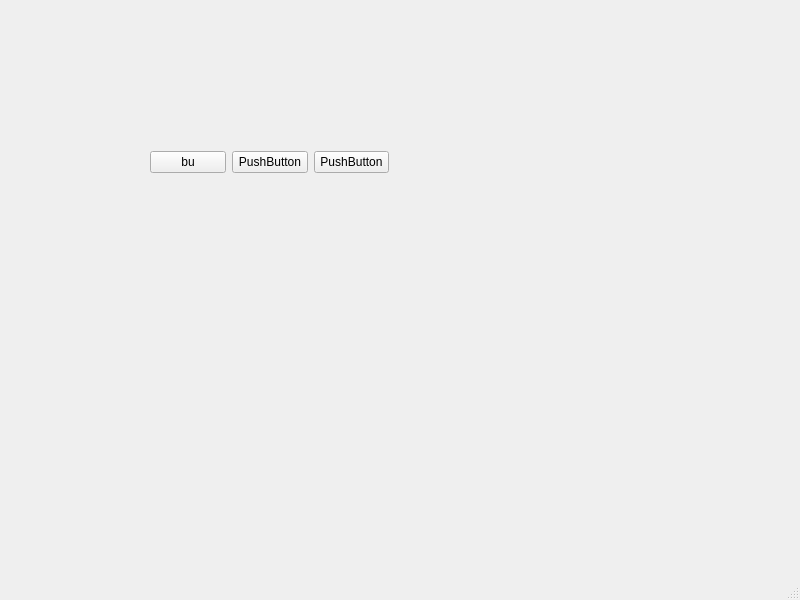
<?xml version="1.0" encoding="UTF-8"?>
<ui version="4.0">
 <class>MainWindow</class>
 <widget class="QMainWindow" name="MainWindow">
  <property name="geometry">
   <rect>
    <x>0</x>
    <y>0</y>
    <width>800</width>
    <height>600</height>
   </rect>
  </property>
  <property name="windowTitle">
   <string>MainWindow</string>
  </property>
  <widget class="QWidget" name="centralwidget">
   <widget class="QWidget" name="">
    <property name="geometry">
     <rect>
      <x>150</x>
      <y>150</y>
      <width>239</width>
      <height>25</height>
     </rect>
    </property>
    <layout class="QHBoxLayout" name="horizontalLayout">
     <item>
      <widget class="QPushButton" name="pushButton">
       <property name="text">
        <string>bu</string>
       </property>
      </widget>
     </item>
     <item>
      <widget class="QPushButton" name="pushButton_2">
       <property name="text">
        <string>PushButton</string>
       </property>
      </widget>
     </item>
     <item>
      <widget class="QPushButton" name="pushButton_3">
       <property name="text">
        <string>PushButton</string>
       </property>
      </widget>
     </item>
    </layout>
   </widget>
  </widget>
  <widget class="QMenuBar" name="menubar">
   <property name="geometry">
    <rect>
     <x>0</x>
     <y>0</y>
     <width>800</width>
     <height>21</height>
    </rect>
   </property>
  </widget>
  <widget class="QStatusBar" name="statusbar"/>
 </widget>
 <resources/>
 <connections/>
</ui>
